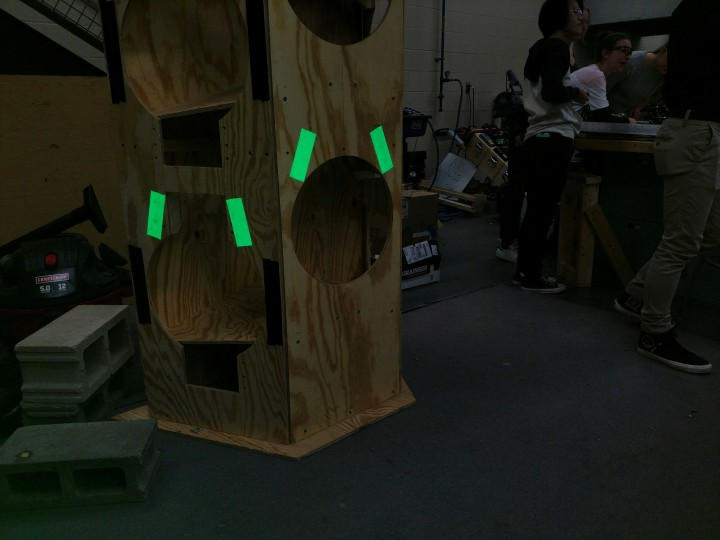
#> input picture experiments/RetroReflectiveRocket.jpg, 720 x 540 px
$ python detect-target.py RetroReflectiveRocket.jpg
#> lines starting #> are read from the running program, lines starting #| are printed output that depends on the picture; after the words box and inside, x2 and y2 are one past the last pixel; in counts of white or black regions, pixels touching at a corner belong together; long printed decimals are rounded
#!/usr/bin/python

from __future__ import print_function
import cv2
import numpy as np
import sys


def normalize_rect(rect):
    """
    Make rectangle a rotated tall rectangle, which means y-size > x-size
    and the angle indicates the "tilt": rotation of the longer axis from vertical
    :param rect: OpenCV's rectangle object
    :return: OpenCV's rectangle object normalized as described
    rect[0] is the coordinates of the center of the rectangle
    rect[1] is tuple of the sizes (x, y)
    rect[2] is the tilt angle
    if width > height, in rect's internal means, then we turn it 90 degrees
    which means swap the sizes and turn cw or ccw depending on the previous value
    """
    if rect[1][0] > rect[1][1]:
        # incoming rect can be a tuple so if swapping reassign the whole thing
        rect = (
            rect[0],                   # same center coordinates
            (rect[1][1], rect[1][0]),  # swap height with width
            rect[2] + 90.0 if rect[2] < 0.0 else -90.0
        )
    return rect


def score_two(rect1, rect2):
    """
    Calculate a score for two rectangles based on their positions and orientation
    :param rect1: Assumed "left" target
    :param rect2: Assumed "right" target
    :return: score
    """
    score = 0.0
    avg_width = (rect1[1][0] + rect2[1][0])/2
    avg_x = (rect1[0][0] + rect2[0][0])/2
    vector = np.array([rect2[0][0] - rect1[0][0], rect2[0][1] - rect1[0][1]])
    length = np.sqrt(np.dot(vector, vector))
    tilt_l = (14.5 - rect1[2])/15
    tilt_r = (14.5 + rect2[2])/15
    if length > 0:
        aim = (avg_x - mid_point)/mid_point
        ratio = 0.2 - avg_width / length
        sine = vector[1] / length
        cosine = vector[0] / length
        score += sine * sine
        score += (1 - cosine)
        score += ratio * ratio
        score += aim * aim
        score += tilt_l * tilt_l
        score += tilt_r * tilt_r
    return score


if len(sys.argv) < 2:
    print("Usage: {} image-file.png".format(sys.argv[0]))
    sys.exit("No file name is given")

# read the image directly from the file into the frame object
frame = cv2.imread(sys.argv[1])
#> frame is the input picture: shape (540, 720, 3); mean B, G, R 20.5, 29.3, 27

frame_area = frame.shape[0] * frame.shape[1]
#> frame_area = 388800
mid_point = frame.shape[0] / 2
#> mid_point = 270
min_area = frame_area / 50 / 50
#> min_area = 155.5
max_area = frame_area / 10 / 10
#> max_area = 3888
print(max_area, min_area)
#| 3888.0 155.52

# we want csv color space because it's better suited for color filtering
hsv = cv2.cvtColor(frame, cv2.COLOR_BGR2HSV)
#> hsv: shape (540, 720, 3); mean H, S, V 49.7, 113.5, 31.5

# these are two arrays for lower and upper boundaries of the color range
# get these "magic" numbers by running the "color-filter" experiment
minHSV = np.array([67, 150, 113])
maxHSV = np.array([81, 255, 255])

# create a bitmap based on the threshold values
mask_hsv = cv2.inRange(hsv, minHSV, maxHSV)
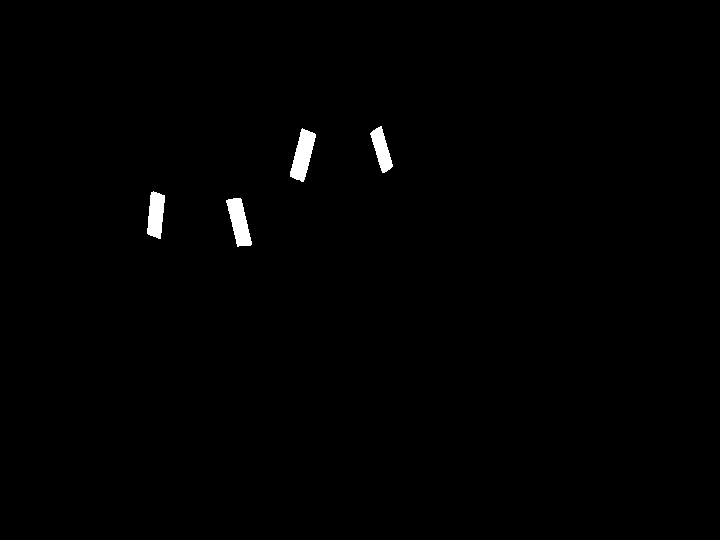
#> mask_hsv: shape (540, 720); 0.7% white; 4 white regions
# find contours of the areas in the bitmap
contours, hierarchy = cv2.findContours(mask_hsv, cv2.RETR_TREE, cv2.CHAIN_APPROX_SIMPLE)
#> contours = 4 contours; box (x1, y1, x2, y2) and area: (290, 128, 316, 182) 732, (226, 198, 252, 247) 681, (147, 191, 165, 239) 583, (370, 126, 393, 173) 506

indexes = []
rectangles = []

for i in range(0, len(contours)):
    # find image moments for each contour
    moments = cv2.moments(contours[i])
    area = moments['m00']
    print("Area: {}".format(area))
    if area < min_area or area > max_area:
        print("Out of range.")
        continue

    # find Hu moments for each contour
    hu_moments = cv2.HuMoments(moments)
    # dunno what to do with these moments yet, just print them out for now
    # print(hu_moments)

    # find bounding rectangles around the contours and normalize them
    # using our custom normalize_rect function to estimate their tilt
    rectangle = normalize_rect(cv2.minAreaRect(contours[i]))

    # if all tests passed then append the rectangle to the set
    indexes.append(i)
    rectangles.append(rectangle)
#> this loop made 4 passes
#> (area, rectangle) on passes 1 to 4: (681, ((238.8, 222.1), (15.33, 49.9), -13.71)), (583, ((155.5, 214.5), (14.6, 46.31), 5.44)), (732.5, ((302.4, 154.7), (15.97, 51.59), 14.38)), (506, ((381.2, 149.2), (12.96, 45.28), -16.26))
#| Area: 681.0
#| Area: 583.0
#| Area: 732.5
#| Area: 506.0
#> after the loop, indexes = [0, 1, 2, 3]; rectangles = [((238.8, 222.1), (15.33, 49.9), -13.71), ((155.5, 214.5), (14.6, 46.31), 5.44), ((302.4, 154.7), (15.97, 51.59), 14.38), ((381.2, 149.2), (12.96, 45.28), -16.26)]

min_score = None
best_pair = None
for i in range(len(indexes)):
    for j in range(len(indexes)):
        if i != j:
            score = score_two(rectangles[i], rectangles[j])
            print("{i}-{j} {x1}-{x2}: {score}".format(
                i=i, j=j,
                x1=rectangles[i][0][0], x2=rectangles[j][0][0],
                score=score
            ))
            if min_score is None or score < min_score:
                min_score = score
                best_pair = (i, j)
#> this loop made 4 passes
#| 0-1 238.781-155.476: 7.381
#| 0-2 238.781-302.414: 8.086
#| 0-3 238.781-381.155: 3.901
#| 1-0 155.476-238.781: 0.4531
#| 1-2 155.476-302.414: 4.322
#| 1-3 155.476-381.155: 0.5151
#| 2-0 302.414-238.781: 2.219
#| 2-1 302.414-155.476: 3.869
#| 2-3 302.414-381.155: 0.09205
#| 3-0 381.155-238.781: 6.340
#> (further printed lines are left out)
#> after the loop, best_pair = (2, 3); min_score = 0.0921

xrect = (
    (
        (rectangles[best_pair[0]][0][0] + rectangles[best_pair[1]][0][0])/2,
        (rectangles[best_pair[0]][0][1] + rectangles[best_pair[1]][0][1])/2
    ),
    (
        2 * abs(rectangles[best_pair[1]][0][0] - rectangles[best_pair[0]][0][0]),
        rectangles[best_pair[0]][1][1] + rectangles[best_pair[1]][1][1]
    ),
    0
)
#> xrect = ((341.8, 152), (157.5, 96.87), 0)
cv2.drawContours(frame, [np.int0(cv2.boxPoints(xrect))], -1, (255, 255, 0), 3)
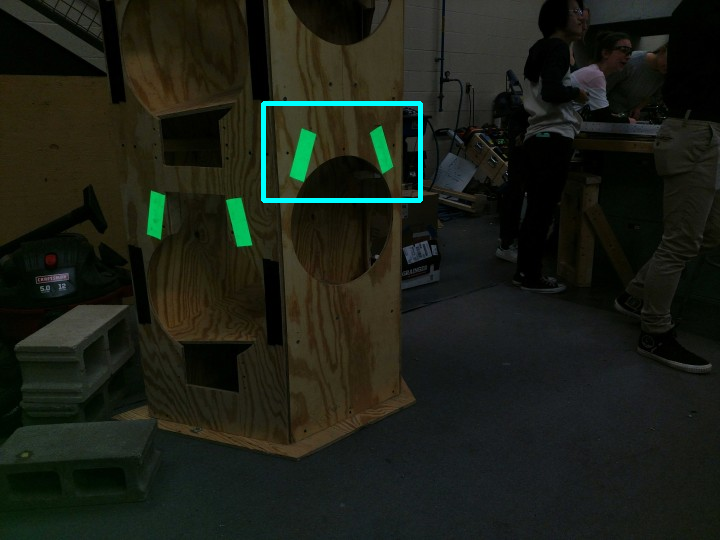
#> frame: shape (540, 720, 3); 0.65% of pixels changed, all inside (x1, y1, x2, y2) = (261, 101, 423, 203)

# draw things on the original image
for i in range(len(indexes)):
    # let's make right leaning rectangles pink and the left - yellow
    color = (255, 0, 255) if rectangles[i][2] > 0 else (0, 255, 255)
    xrect = (
        rectangles[i][0],
        (rectangles[i][1][0]+12, rectangles[i][1][1]+12),
        rectangles[i][2])
    cv2.drawContours(frame, [np.int0(cv2.boxPoints(xrect))], -1, color, 3)
#> this loop made 4 passes
#> (color, xrect) on passes 1 to 4: ((0, 255, 255), ((238.8, 222.1), (27.33, 61.9), -13.71)), ((255, 0, 255), ((155.5, 214.5), (26.6, 58.31), 5.44)), ((255, 0, 255), ((302.4, 154.7), (27.97, 63.59), 14.38)), ((0, 255, 255), ((381.2, 149.2), (24.96, 57.28), -16.26))
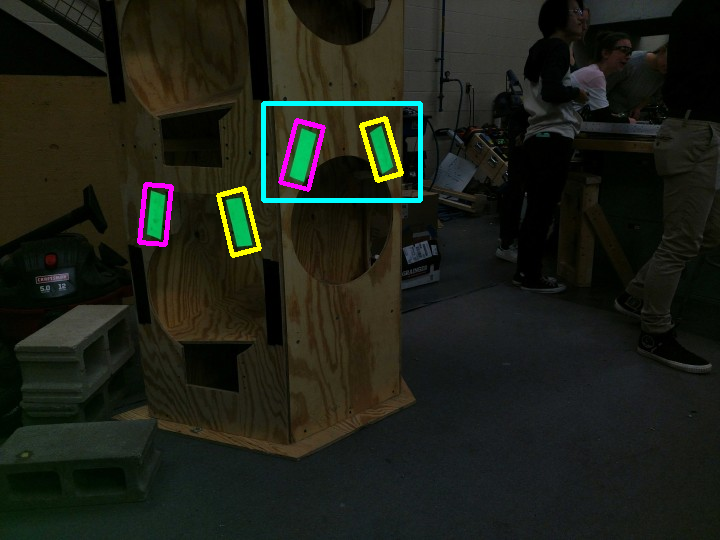
#> frame: shape (540, 720, 3); 0.88% of pixels changed, all inside (x1, y1, x2, y2) = (137, 116, 404, 258)

# show the result in a window
cv2.imshow('image', frame)
# wait indefinitely for a key pressed
cv2.waitKey(0)
# Clean up and quit
cv2.destroyAllWindows()
